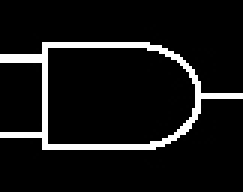
#> input picture orig/and_orig.jpg, 81 x 64 px (shown 3 times larger)
$ python main.py orig/and_orig.jpg
#> lines starting #> are read from the running program, lines starting #| are printed output that depends on the picture; after the words box and inside, x2 and y2 are one past the last pixel; in counts of white or black regions, pixels touching at a corner belong together
import pathlib
import sys

import cv2
import matplotlib.pyplot as plt
import numpy as np

hu = {}
hu['and'] = cv2.imread("orig/and_orig.jpg", cv2.IMREAD_GRAYSCALE)
hu['nand'] = cv2.imread("orig/nand_orig.jpg", cv2.IMREAD_GRAYSCALE)
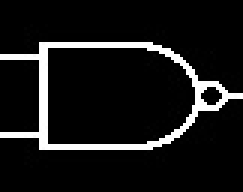
#> input picture orig/nand_orig.jpg, 81 x 64 px (shown 3 times larger)
hu['nor'] = cv2.imread("orig/nor_orig.jpg", cv2.IMREAD_GRAYSCALE)
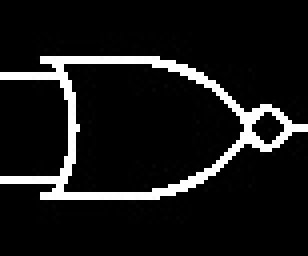
#> input picture orig/nor_orig.jpg, 77 x 64 px (shown 4 times larger)
hu['or'] = cv2.imread("orig/or_orig.jpg", cv2.IMREAD_GRAYSCALE)
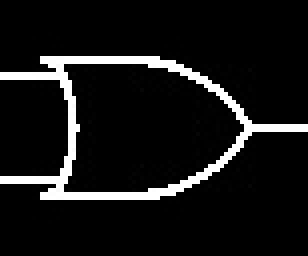
#> input picture orig/or_orig.jpg, 77 x 64 px (shown 4 times larger)
hu['buffer'] = cv2.imread("orig/buffer_orig.jpg", cv2.IMREAD_GRAYSCALE)
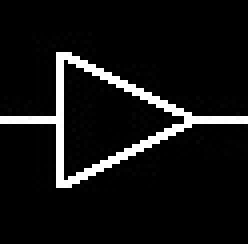
#> input picture orig/buffer_orig.jpg, 62 x 61 px (shown 4 times larger)
hu['not'] = cv2.imread("orig/not_orig.jpg", cv2.IMREAD_GRAYSCALE)
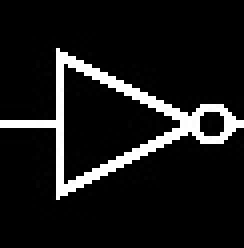
#> input picture orig/not_orig.jpg, 61 x 62 px (shown 4 times larger)
hu['xnor'] = cv2.imread("orig/xnor_orig.jpg", cv2.IMREAD_GRAYSCALE)
hu['xor'] = cv2.imread("orig/xor_orig.jpg", cv2.IMREAD_GRAYSCALE)
'''
R: 231, 25, 29
G: <40, >225, <10
B: <10, <90, >225
Y: 250, 225, 10

broken connection
output goes to output
disjoint circuit		done
indeterminant output	done

FEATURES:
indeterminant output
Disjoint/broken circuit
'''

gate_input = None

GATE_DIR = "./gates/"

RED = [(200, 0, 0), (255, 50, 50)]
GREEN = [(0, 100, 0), (40, 255, 10)]
BLUE = [(0,0,225), (20,100,255)]
YELLOW = [(230, 200, 0), (255, 255, 50)]

THRESH = 220
GATE_THRESH = 0.8
#GATES_THRESH = {'and': , 'nand': ,'or': , 'nor': , 'xor': , 'xnor': , 'not': , 'buffer': , }
MAX_ITERATIONS = 300
COLORS = {'R':RED, 'G':GREEN, 'B':BLUE, 'Y':YELLOW}

class Gate:

	'''
	inp_orienation: -1: left, 1:right, -2:top, 2:bottom
	'''
	# [134 lines left out: functions __init__, get_inputs, paint_output, __compute_func, compute, not called in this run]

	def __str__(self):
		return f'{self.id}-{self.operation}'

	def __repr__(self):
		return f'{self.id}-{self.operation}'


# [62 lines left out: function print_tt, not called in this run]

	#mshow(image)

def mshow(im, cmap='gray', win=None):
	plt.clf()
	plt.imshow(im, cmap=cmap)
	if(win):
		plt.title(win)
	plt.show()

# [4 lines left out: function show, not called in this run]

def get_io(im):

	ios = {}

	for color in COLORS:
		ios[color] = []
		low = COLORS[color][0]
		high = COLORS[color][1]
		mask = cv2.inRange(im, low, high)
		mask = cv2.medianBlur(mask, 3)
		conts = cv2.findContours(mask, cv2.RETR_EXTERNAL, cv2.CHAIN_APPROX_SIMPLE)[0]

		for cont in conts:
			M = cv2.moments(cont)
			try:
				cx = int(M['m10']/M['m00'])
				cy = int(M['m01']/M['m00'])
			except ZeroDivisionError:
				print(cont)
			ios[color].append((cx, cy))

	return ios

def clean_image(im):
	io = get_io(im)

	gray = cv2.cvtColor(im, cv2.COLOR_RGB2GRAY)
	#threshold
	thresh = np.array(gray < THRESH, dtype=np.uint8)*255

	try:
		seed = io['Y'][0]
	except IndexError:
		print('\n======\nERROR: No output found')

	counter = 0
	cleaned = thresh
	for color in io:
		for seed in io[color]:
			counter += 1
			cleaned = cv2.floodFill(thresh, None, seed, counter)[1]

	final = np.array(cleaned == counter, dtype=np.uint8)*255

	if(np.any((cleaned.ravel() < counter) & (cleaned.ravel() > 0))):
		print('\n=====\nERROR: Disjoint Circuit/ Broken connection\n=====')
		show(np.array((cleaned < counter) & (cleaned > 0), dtype=np.uint8)*255, win='broken')

	return final

# [49 lines left out: function guess_the_gate, not called in this run]

def paint_gates(im):
	gatedir = pathlib.Path(GATE_DIR)
	gatepaths = gatedir.glob('gate_*.png')
	gatepaths = list(gatepaths)
	names = [item.name[5:-4] for item in gatepaths]
	gatepaths.sort()
	plt.clf()

	final_image = np.array(im, dtype=np.uint8)

	gates = []


	id_counter = 4
	for gatepath in gatepaths:

		gate = gatepath.name[5:-4]
		template = cv2.imread(str(gatepath))
		template = cv2.cvtColor(template, cv2.COLOR_BGR2GRAY)
		res = cv2.matchTemplate(im,template,cv2.TM_CCOEFF_NORMED) > GATE_THRESH

		dilated = cv2.dilate(np.array(res, dtype=np.uint8), np.ones((10,10)))
		contours = cv2.findContours(dilated, cv2.RETR_EXTERNAL, cv2.CHAIN_APPROX_NONE)[0]

		newres = np.zeros(res.shape)

		for cont in contours:
			M = cv2.moments(cont)
			cx = int(M['m10']/M['m00'])
			cy = int(M['m01']/M['m00'])
			newres[cy,cx]=1

		res = newres

		#remove nearby matches from res todo

		pts = tuple(np.where(res))
		xs, ys = pts
		for i in range(len(xs)):
			start = (ys[i], xs[i])
			end = (ys[i]+template.shape[1], xs[i]+template.shape[0])
			roi = im[start[1]-10:end[1]+10, start[0]:end[0]+10]
			gate_guess = guess_the_gate(roi)
			print(gate_guess)
			mshow(roi)

			'''
			array([[[ 5,  3]],

			[[ 5,  9]],

			[[10,  9]],

			[[10,  3]]], dtype=int32)
			'''

			#import random
			#cv2.imwrite(f'{random.randint(1,100000000000)}.png', roi)

			if(gate_guess != 'undefined'):
				gate = gate_guess
				gates.append(Gate(id_counter, gate, rect=(start, end)))
				#cv2.rectangle(im, (start[1]-10,start[0]), (end[1]+10, end[0]+10), id_counter, -1)
				im[start[1]:end[1], start[0]:end[0]] = id_counter
				im[start[1]:end[1], end[0]+1] = 255
				#cv2.drawContours(im, [contour], 0, id_counter)
				id_counter += 1

	return im, gates

if __name__ == '__main__':
	if len(sys.argv) != 2:
		print("No image file", file=sys.stderr)
		exit()
	plt.figure()
	# file_name = input('Enter filename: ')
	im = cv2.imread(sys.argv[1])[3:-3, 3:-3]
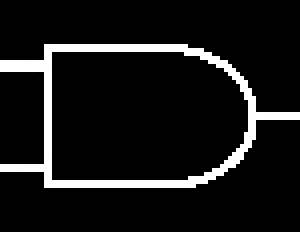
#> im: shape (58, 75, 3) (shown 4 times larger); min 0, max 255, mean 23.5
	im = cv2.cvtColor(im, cv2.COLOR_BGR2RGB)
	#mshow(im)
	gate_input = np.array(im)

	#get the inputsorig/
	io = get_io(im)
#> after the loop in get_io, `for color in COLORS:`: ios = {'R': [], 'G': [], 'B': [], 'Y': []}
#> io = {'R': [], 'G': [], 'B': [], 'Y': []}

	print(io)
#| {'R': [], 'G': [], 'B': [], 'Y': []}

	#print('io: ' ,io)
	new_io = {}
	mp = {'B':1, 'G':2, 'R':3, 'Y':'Y'}
	for k in io:
		if k != 'Y':
			new_io[mp[k]] = io[k]
#> this loop made 4 passes
#> k on passes 1 to 4: 'R', 'G', 'B', 'Y'
#> after the loop, new_io = {3: [], 2: [], 1: []}

	#remove the labels and get only wires and inputs and gatez
	clean = clean_image(im)
#> in clean_image, `io = get_io(im)`: io = {'R': [], 'G': [], 'B': [], 'Y': []}
#> in clean_image, `thresh = np.array(gray < THRESH, dtype=np.uint8)*255`:
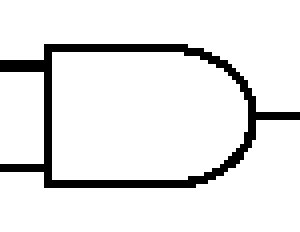
#> thresh: shape (58, 75) (shown 4 times larger); 90.8% white; black in thin lines or dots, all inside (x1, y1, x2, y2) = (0, 11, 75, 47)
#> the loop in clean_image, `for color in io:` made 4 passes
#> after the loop in clean_image, `for color in io:`: counter = 0
	mshow(clean)
	# cv2.imwrite('clean.png', clean)

	painted, gates = paint_gates(clean)
#> gates = []
	#mshow(painted)
	out_gates = list(map(lambda x: x.operation, gates))
#> out_gates = []
	out_gates = {x: out_gates.count(x) for x in out_gates}
#> out_gates = 0 items
	if out_gates.keys() == 0:
		print("No gates found")
		exit()
	else:
		for k, v in out_gates.items():
			print(f"Gate={k},\tCount={v}")
#> this loop made 0 passes

	#mshow(painted)

	#print_tt(gate_objects_list, input_points_dict, image, output_point)

#> (the run stopped early here; a loop or call above may not have finished)
